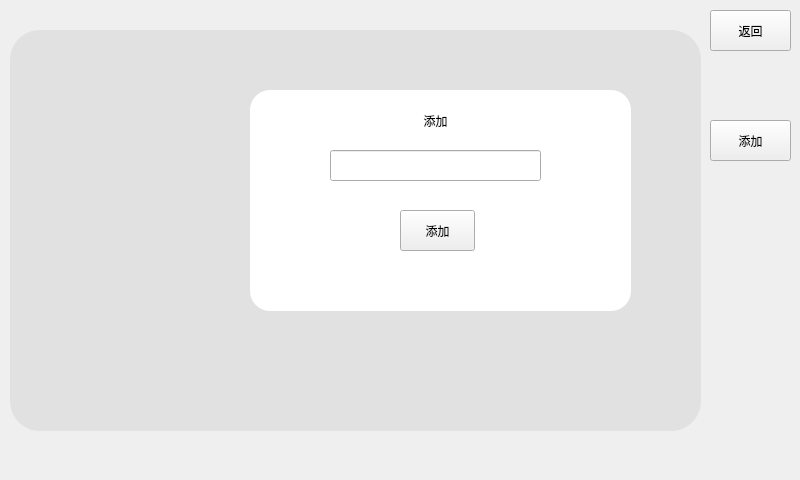
<?xml version="1.0" encoding="UTF-8"?>
<ui version="4.0">
 <class>EquipmentControl</class>
 <widget class="QMainWindow" name="EquipmentControl">
  <property name="geometry">
   <rect>
    <x>0</x>
    <y>0</y>
    <width>800</width>
    <height>480</height>
   </rect>
  </property>
  <property name="windowTitle">
   <string>MainWindow</string>
  </property>
  <widget class="QWidget" name="centralwidget">
   <widget class="QPushButton" name="pushButton">
    <property name="geometry">
     <rect>
      <x>710</x>
      <y>10</y>
      <width>81</width>
      <height>41</height>
     </rect>
    </property>
    <property name="text">
     <string>返回</string>
    </property>
   </widget>
   <widget class="QPushButton" name="pushButton_2">
    <property name="geometry">
     <rect>
      <x>710</x>
      <y>120</y>
      <width>81</width>
      <height>41</height>
     </rect>
    </property>
    <property name="text">
     <string>添加</string>
    </property>
   </widget>
   <widget class="QWidget" name="addwidget" native="true">
    <property name="geometry">
     <rect>
      <x>250</x>
      <y>90</y>
      <width>381</width>
      <height>221</height>
     </rect>
    </property>
    <property name="styleSheet">
     <string notr="true">QWidget#addwidget{
background-color: rgb(255, 255, 255);
border-radius:20px;}</string>
    </property>
    <widget class="QLabel" name="addlabel">
     <property name="geometry">
      <rect>
       <x>150</x>
       <y>20</y>
       <width>71</width>
       <height>21</height>
      </rect>
     </property>
     <property name="text">
      <string>添加</string>
     </property>
     <property name="alignment">
      <set>Qt::AlignCenter</set>
     </property>
    </widget>
    <widget class="QLineEdit" name="lineEdit">
     <property name="geometry">
      <rect>
       <x>80</x>
       <y>60</y>
       <width>211</width>
       <height>31</height>
      </rect>
     </property>
     <property name="styleSheet">
      <string notr="true">border-color: rgb(180, 180, 180);</string>
     </property>
    </widget>
    <widget class="QPushButton" name="addButton">
     <property name="geometry">
      <rect>
       <x>150</x>
       <y>120</y>
       <width>75</width>
       <height>41</height>
      </rect>
     </property>
     <property name="text">
      <string>添加</string>
     </property>
    </widget>
   </widget>
   <widget class="QScrollArea" name="scrollArea">
    <property name="geometry">
     <rect>
      <x>10</x>
      <y>30</y>
      <width>691</width>
      <height>401</height>
     </rect>
    </property>
    <property name="styleSheet">
     <string notr="true">border:none;</string>
    </property>
    <property name="horizontalScrollBarPolicy">
     <enum>Qt::ScrollBarAlwaysOff</enum>
    </property>
    <property name="widgetResizable">
     <bool>true</bool>
    </property>
    <property name="alignment">
     <set>Qt::AlignLeading|Qt::AlignLeft|Qt::AlignTop</set>
    </property>
    <widget class="QWidget" name="widgetcontrol">
     <property name="geometry">
      <rect>
       <x>0</x>
       <y>0</y>
       <width>691</width>
       <height>401</height>
      </rect>
     </property>
     <property name="styleSheet">
      <string notr="true">#widgetcontrol{
background-color: rgb(225, 225, 225);
border-radius:30px}</string>
     </property>
    </widget>
   </widget>
   <zorder>scrollArea</zorder>
   <zorder>pushButton</zorder>
   <zorder>pushButton_2</zorder>
   <zorder>addwidget</zorder>
  </widget>
 </widget>
 <resources/>
 <connections/>
</ui>
